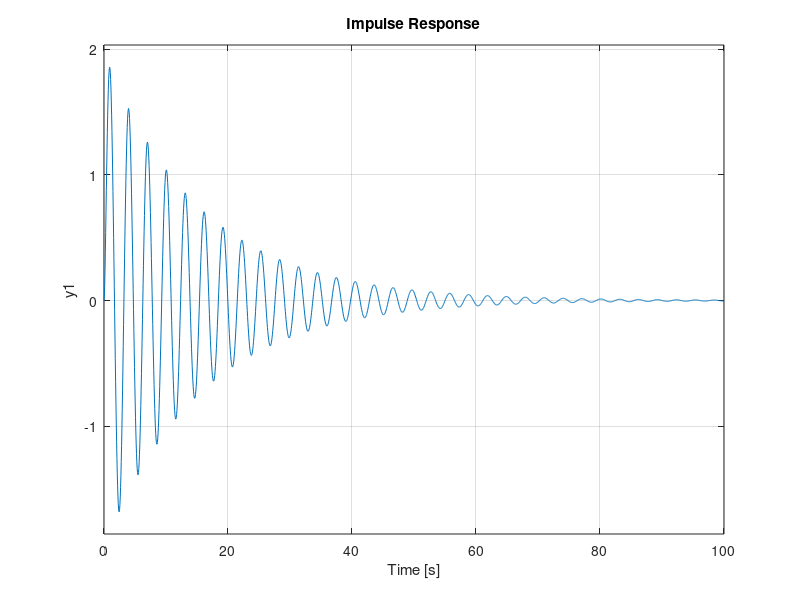
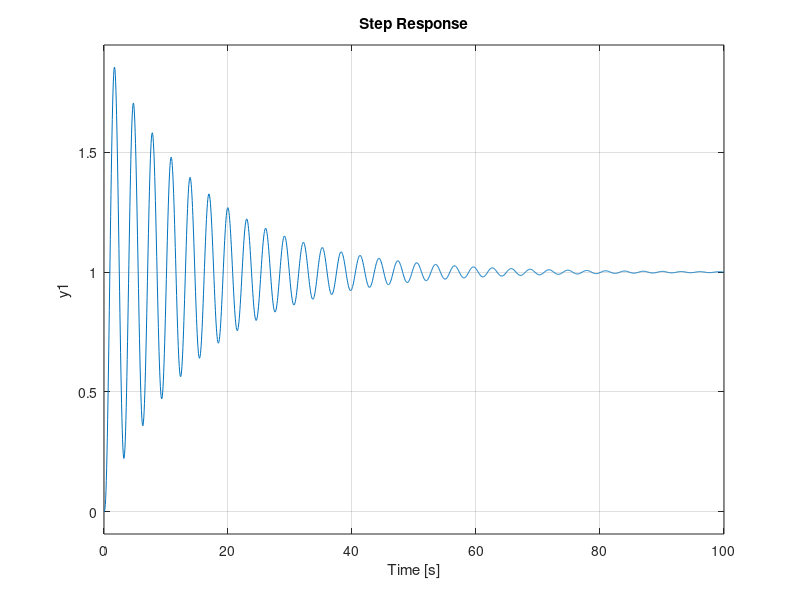
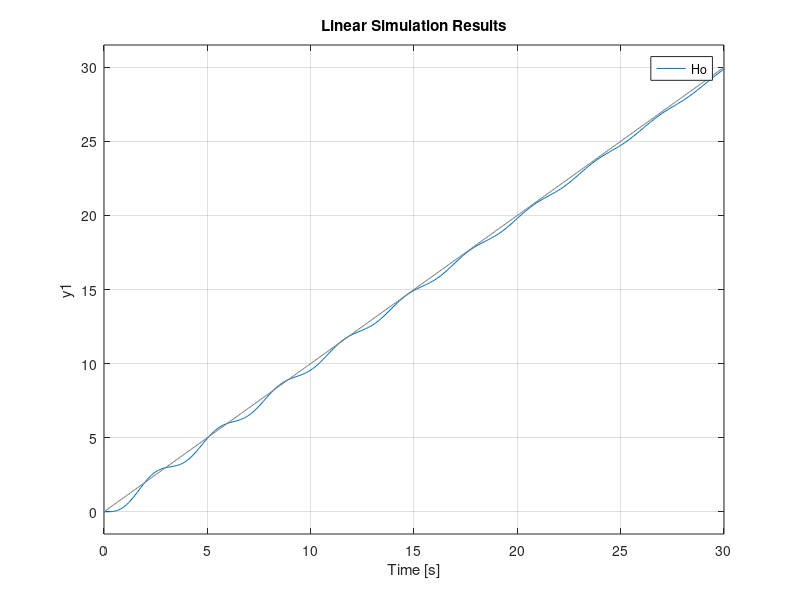
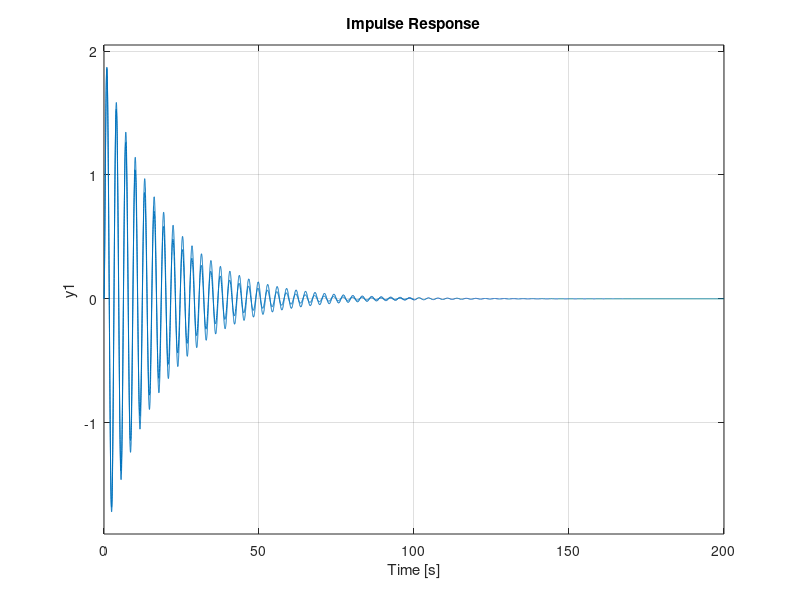

Recreate these plots in MATLAB, in order.
close all

H = tf(25,[1,6,5,0]);
D = 1;
Ho = feedback(H*D,1);
impulse(Ho);
figure, step(Ho);
t = 0:0.1:30;
figure, lsim(Ho,t,t);

%%zoh
Te1 = 0.01;
Hz1 = c2d(H,Te1,'zoh');
Ho1 = feedback(Hz1*D,1);
figure, impulse(Ho), hold on, impulse(Ho1);
figure, step(Ho), hold on, step(Ho1);
t1 = 0:Te1:30;
figure, lsim(Ho,t,t), hold on, lsim(Ho1,t1,t1);

Te2 = 0.1;
Hz2 = c2d(H,Te2,'zoh');
Ho2 = feedback(Hz2*D,1);
figure, impulse(Ho), hold on, impulse(Ho2);
figure, step(Ho), hold on, step(Ho2);
t2 = 0:Te2:30;
figure, lsim(Ho,t,t), hold on, lsim(Ho2,t2,t2);

Te3 = 1;
Hz3 = c2d(H,Te3,'zoh');
Ho3 = feedback(Hz3*D,1);
figure, impulse(Ho), hold on, impulse(Ho3);
figure, step(Ho), hold on, step(Ho3);
t3 = 0:Te3:30;
figure, lsim(Ho,t,t), hold on, lsim(Ho3,t3,t3);

%%Tustin
Te1 = 0.01;
Ht1 = c2d(H,Te1,'tustin');
Ho4 = feedback(Ht1*D,1);
figure, impulse(Ho), hold on, impulse(Ho4);
figure, step(Ho), hold on, step(Ho4);
t1 = 0:Te1:30;
figure, lsim(Ho,t,t), hold on, lsim(Ho4,t1,t1);

Te2 = 0.1;
Ht2 = c2d(H,Te2,'tustin');
Ho5 = feedback(Ht2*D,1);
figure, impulse(Ho), hold on, impulse(Ho5);
figure, step(Ho), hold on, step(Ho5);
t2 = 0:Te2:30;
figure, lsim(Ho,t,t), hold on, lsim(Ho5,t2,t2);

Te3 = 1;
Ht3 = c2d(H,Te3,'tustin');
Ho6 = feedback(Ht3*D,1);
figure, impulse(Ho), hold on, impulse(Ho6);
figure, step(Ho), hold on, step(Ho6);
t3 = 0:Te3:30;
figure, lsim(Ho,t,t), hold on, lsim(Ho6,t3,t3);

%%ideal, Te va fi 0.02 - respectand 1/10*Tmin
%%
Te = 0.02;
Hz = c2d(H,Te,'zoh');
Hoz = feedback(Hz*D,1);
figure, impulse(Ho), hold on, impulse(Hoz);
figure, step(Ho), hold on, step(Hoz);
tzt = 0:Te:30;
figure, lsim(Ho,t,t), hold on, lsim(Hoz,tzt,tzt);

Ht = c2d(H,Te,'tustin');
Hot = feedback(Ht*D,1);
figure, impulse(Ho), hold on, impulse(Hot);
figure, step(Ho), hold on, step(Hot);
tzt = 0:Te:30;
figure, lsim(Ho,t,t), hold on, lsim(Hot,tzt,tzt);

%%
figure, impulse(Ho)
hold on, impulse(Ho1)
figure, impulse(Ho2)
figure, impulse(Ho3)
figure, step(Ho)
hold on, step(Ho1)
figure, step(Ho2)
figure, step(Ho3)
figure, lsim(Ho,t,t)
hold on, lsim(Ho1,t1,t1), lsim(Ho2,t2,t2);
figure, lsim(Ho3,t3,t3)
figure, impulse(Ho)
hold on, impulse(Ho4), impulse(Ho5), impulse(Ho6);
figure, step(Ho)
hold on, step(Ho4), step(Ho5), step(Ho6);
figure, lsim(Ho,t,t)
hold on, lsim(Ho4,t1,t1), lsim(Ho5,t2,t2), lsim(Ho6,t3,t3);
